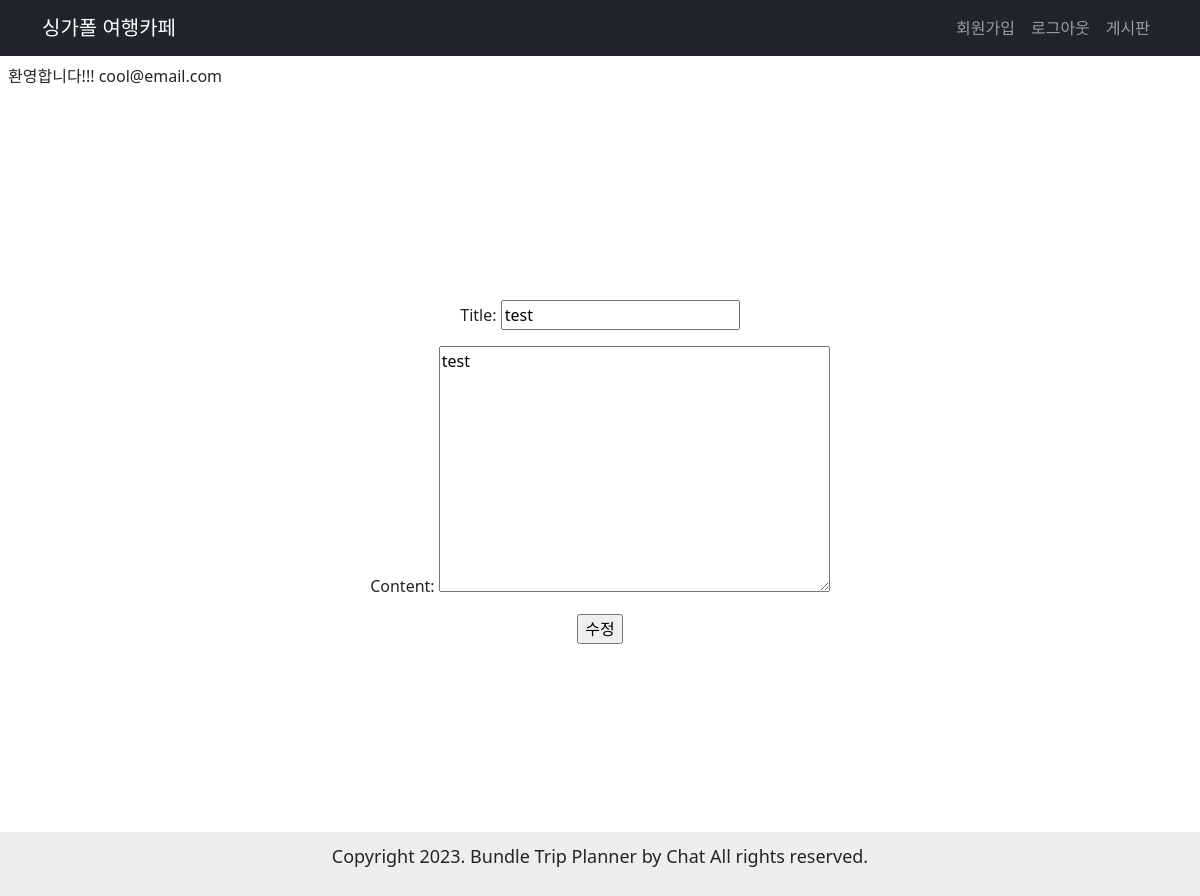
Page /blog/edit/10/ (signed in) on the earlier database version.
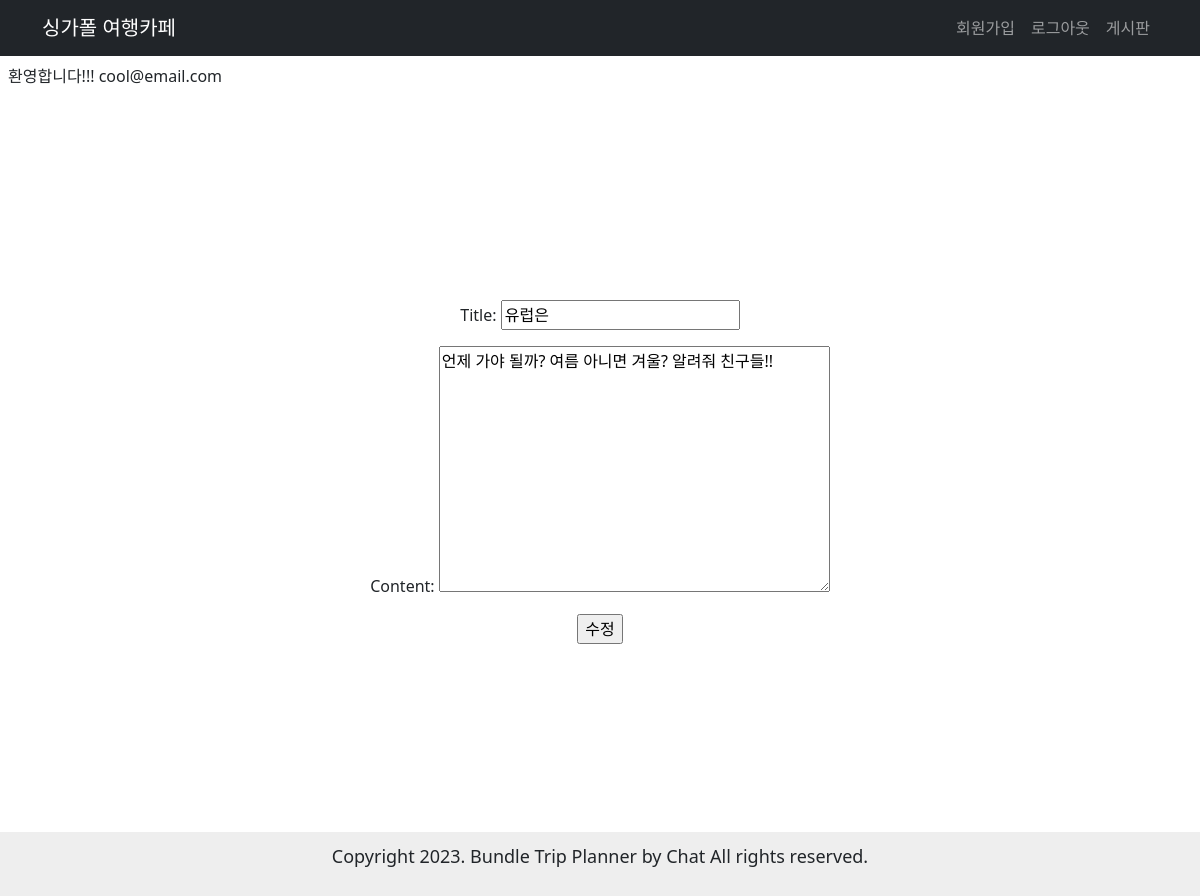
Same page on the later database version.
### blog/models.py (models this page shows)
class Post(models.Model):
    title = models.CharField(max_length=30)
    content = models.TextField()
    created_at = models.DateTimeField(auto_now_add=True)
    updated_at = models.DateTimeField(auto_now=True)
    user = models.ForeignKey(User, on_delete=models.CASCADE)
    tags = models.ManyToManyField('Hashtag', blank=True)

### blog/views.py (the view, shortened to what this page needs)
# urls.py: path('edit/<int:pk>/', views.PostUpdate.as_view(), name='edit'),
class PostUpdate(LoginRequiredMixin, View):
    def get(self, request, pk):
        post = Post.objects.get(pk=pk)
        form = Postform(initial={'title': post.title, 'content': post.content})
        context = {
            'form': form,
            'post': post
        }
        return render(request, 'blog/post_edit.html', context)

### blog/forms.py
class Postform(forms.ModelForm):
    class Meta:
        model = Post
        fields = ['title', 'content']

### blog/templates/blog/post_edit.html (shortened to what this page needs)
{% extends "base.html" %}
{% block content %}
{% if form.errors %}
    {% include "blog/form_error.html" %}
{% else %}
<form action="{% url 'blog:edit' pk=post.pk %}" method="post">
    {{ form.as_p }}
    <input type="submit" value="수정">
</form>
{% endif %}
{% endblock %}

Differences in the rows shown:
changed Post: title "test" → "유럽은"; content "test" → "언제 가야 될까? 여름 아니면 겨울? 알려줘 친구들!!"
